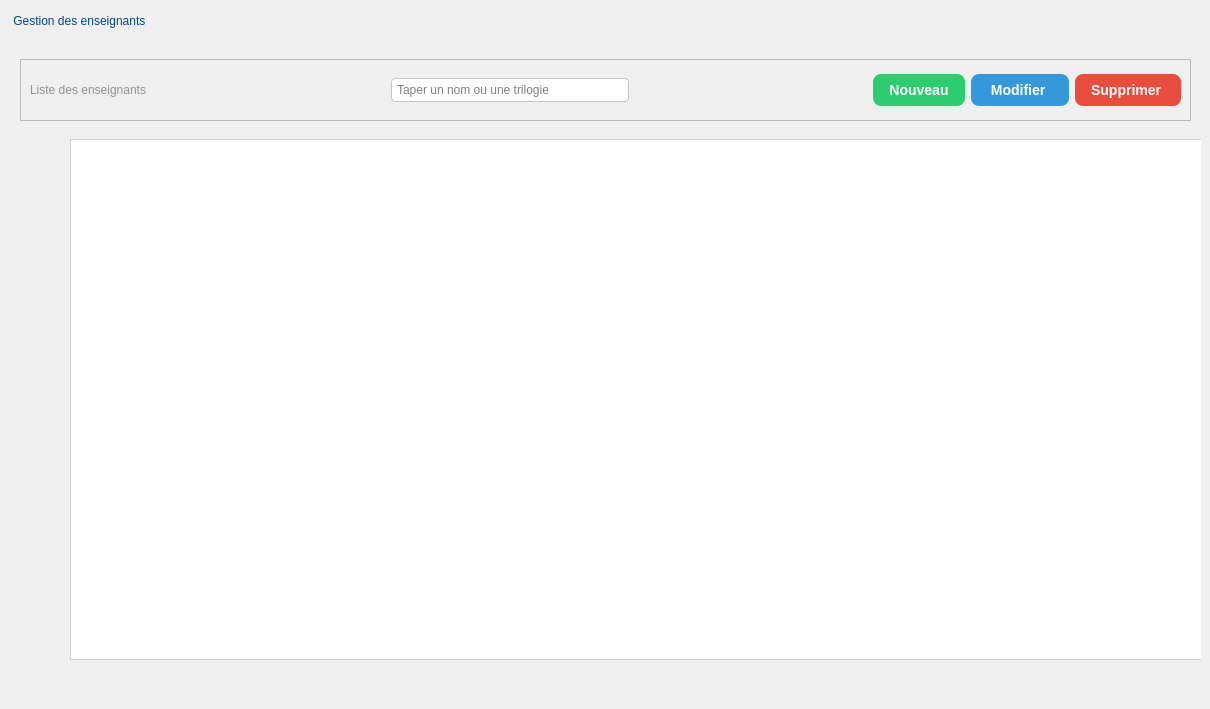
         <widget class="QWidget" name="enseignants_page">
          <widget class="QLabel" name="lbl_titre_enseignants">
           <property name="geometry">
            <rect>
             <x>10</x>
             <y>0</y>
             <width>371</width>
             <height>41</height>
            </rect>
           </property>
           <property name="styleSheet">
            <string notr="true">    color: #004780;
font: bold 18pt &quot;Segoe UI&quot;;</string>
           </property>
           <property name="text">
            <string> Gestion des enseignants</string>
           </property>
          </widget>
          <widget class="QWidget" name="widget_enseignants" native="true">
           <property name="geometry">
            <rect>
             <x>10</x>
             <y>49</y>
             <width>1191</width>
             <height>651</height>
            </rect>
           </property>
           <widget class="QFrame" name="frame_enseignants">
            <property name="geometry">
             <rect>
              <x>10</x>
              <y>10</y>
              <width>1171</width>
              <height>62</height>
             </rect>
            </property>
            <property name="styleSheet">
             <string notr="true">QLineEdit {
    /* Marge interne pour le texte et l'icône de la loupe */
    padding: 3px; 
    /* Bordure légèrement arrondie */
    border: 1px solid #C4C4C3;
    border-radius: 4px; 
}
QComboBox {
    /* Marge interne pour le texte */
    padding: 3px; 
    /* Bordure légèrement arrondie */
    border: 1px solid #C4C4C3;
    border-radius: 4px; 
}
QComboBox::drop-down {
    /* Rendre la flèche de la liste déroulante plus discrète */
    subcontrol-origin: padding;
    subcontrol-position: top right;
    width: 20px;

    border-left-width: 1px;
    border-left-color: darkgray;
    border-left-style: solid; 
    border-top-right-radius: 3px;
    border-bottom-right-radius: 3px;
}</string>
            </property>
            <property name="frameShape">
             <enum>QFrame::Shape::StyledPanel</enum>
            </property>
            <property name="frameShadow">
             <enum>QFrame::Shadow::Raised</enum>
            </property>
            <layout class="QHBoxLayout" name="horizontalLayout_6">
             <item>
              <widget class="QLabel" name="liste_enseignants">
               <property name="styleSheet">
                <string notr="true">color:rgb(144, 144, 144);
font: bold 13pt &quot;Segoe UI&quot;;</string>
               </property>
               <property name="text">
                <string>Liste des enseignants</string>
               </property>
              </widget>
             </item>
             <item>
              <spacer name="horizontalSpacer_15">
               <property name="orientation">
                <enum>Qt::Orientation::Horizontal</enum>
               </property>
               <property name="sizeType">
                <enum>QSizePolicy::Policy::Expanding</enum>
               </property>
               <property name="sizeHint" stdset="0">
                <size>
                 <width>175</width>
                 <height>20</height>
                </size>
               </property>
              </spacer>
             </item>
             <item>
              <widget class="QLineEdit" name="recherche_enseignants">
               <property name="placeholderText">
                <string>Taper un nom ou une trilogie</string>
               </property>
               <property name="clearButtonEnabled">
                <bool>true</bool>
               </property>
              </widget>
             </item>
             <item>
              <spacer name="horizontalSpacer_17">
               <property name="orientation">
                <enum>Qt::Orientation::Horizontal</enum>
               </property>
               <property name="sizeType">
                <enum>QSizePolicy::Policy::Expanding</enum>
               </property>
               <property name="sizeHint" stdset="0">
                <size>
                 <width>40</width>
                 <height>20</height>
                </size>
               </property>
              </spacer>
             </item>
             <item>
              <widget class="QPushButton" name="btn_add_enseignants">
               <property name="styleSheet">
                <string notr="true">QPushButton {
    background-color: #2ECC71;
    color: white;
    border-radius: 8px;
    font-size: 14px;
    font-weight: bold;
    padding: 8px 16px;
}

QPushButton:hover { background-color: #27AE60; }
QPushButton:pressed { background-color: #1E8449; }
</string>
               </property>
               <property name="text">
                <string>Nouveau</string>
               </property>
               <property name="checkable">
                <bool>true</bool>
               </property>
              </widget>
             </item>
             <item>
              <layout class="QHBoxLayout" name="horizontalLayout_23">
               <item>
                <widget class="QPushButton" name="btn_modifier_enseignants">
                 <property name="styleSheet">
                  <string notr="true">QPushButton {
    background-color: #3498DB;
    color: white;
    border-radius: 8px;
    font-size: 14px;
    font-weight: bold;
    padding: 8px 16px;
}

QPushButton:hover { background-color: #2E86C1; }
QPushButton:pressed { background-color: #21618C; }
</string>
                 </property>
                 <property name="text">
                  <string> Modifier  </string>
                 </property>
                </widget>
               </item>
               <item>
                <widget class="QPushButton" name="btn_supprimer_enseignants">
                 <property name="styleSheet">
                  <string notr="true">QPushButton {
    background-color: #E74C3C;
    color: white;
    border-radius: 8px;
    font-size: 14px;
    font-weight: bold;
    padding: 8px 16px;
}

QPushButton:hover { background-color: #C0392B; }
QPushButton:pressed { background-color: #922B21; }
</string>
                 </property>
                 <property name="text">
                  <string>Supprimer </string>
                 </property>
                </widget>
               </item>
              </layout>
             </item>
            </layout>
           </widget>
           <widget class="QTableView" name="table_enseignants">
            <property name="geometry">
             <rect>
              <x>60</x>
              <y>90</y>
              <width>1151</width>
              <height>521</height>
             </rect>
            </property>
            <property name="styleSheet">
             <string notr="true">QTableView {
    gridline-color: transparent; /* Enlève les lignes de grille */
    border: 1px solid #d0d0d0;
    background-color: #ffffff;
    alternate-background-color: #fafafa;
    outline: 0; /* Enlève le focus rectangle */
}

QTableView QHeaderView::section {
    text-align: center; 
    font-weight: bold;
    color: #404040; 
    background-color: #ffffff;
    padding: 8px;
    border: 1px solid #d0d0d0;
    border-bottom: 2px solid #d0d0d0; /* Garde juste la bordure basse pour l'en-tête */
}

QTableView::item {
    border: none; /* Supprime toutes les bordures des items */
    padding: 8px;
    background-color: #ffffff;
}

/* Pour les lignes alternées */
QTableView::item:alternate {
    background-color: #fafafa;
}

/* Sélection */
QTableView::item:selected {
    background-color: #3498db;
    color: white;
}

/* Scrollbar pour rester cohérent */
QScrollBar:vertical {
    background-color: #ffffff;
    width: 12px;
}

QScrollBar::handle:vertical {
    background-color: #e0e0e0;
    border-radius: 6px;
}</string>
            </property>
            <property name="frameShape">
             <enum>QFrame::Shape::NoFrame</enum>
            </property>
            <property name="alternatingRowColors">
             <bool>true</bool>
            </property>
            <property name="selectionMode">
             <enum>QAbstractItemView::SelectionMode::SingleSelection</enum>
            </property>
            <property name="selectionBehavior">
             <enum>QAbstractItemView::SelectionBehavior::SelectRows</enum>
            </property>
            <property name="showGrid">
             <bool>false</bool>
            </property>
            <attribute name="horizontalHeaderStretchLastSection">
             <bool>true</bool>
            </attribute>
            <attribute name="verticalHeaderVisible">
             <bool>false</bool>
            </attribute>
           </widget>
          </widget>
         </widget>
